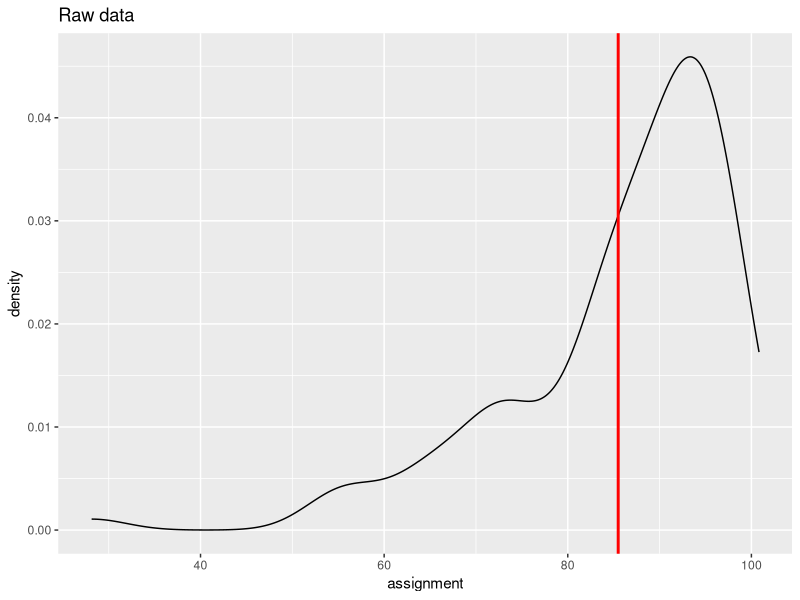
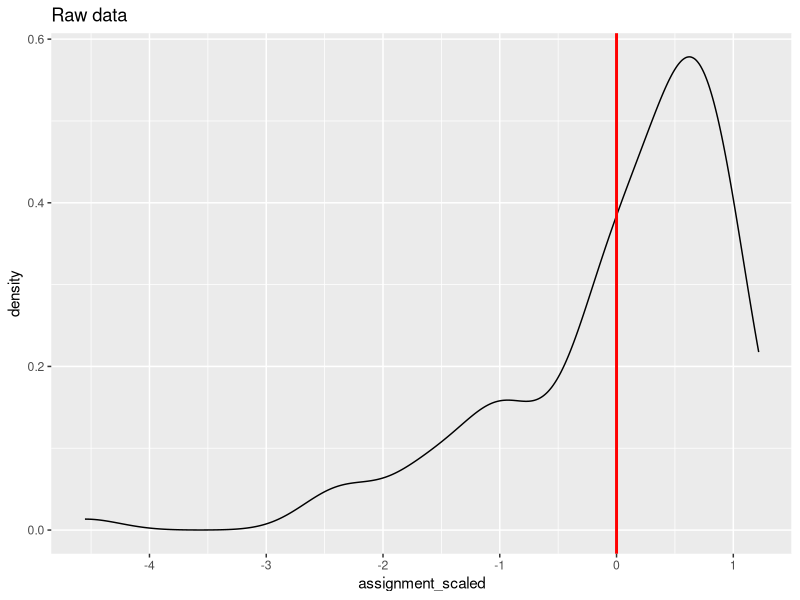

The R script that drew these images, in order:
## ---- chunk 1
library(tidyverse)
library(fastDummies)
## ---- chunk 2
grades <- read_csv("data/grades.csv")

grades
## ---- chunk 3
summary(grades)
## ---- chunk 4
grades <- grades %>% 
  mutate(take_home = coalesce(take_home, median(take_home, na.rm = TRUE)),
         final = coalesce(final, median(final, na.rm = TRUE)))

summary(grades)
## ---- chunk 5
grades_imputed <- grades %>%
  group_by(subject) %>%
  mutate(across(where(is.numeric), ~ coalesce(.x, mean(.x, na.rm = TRUE))))

summary(grades_imputed)
## ---- chunk 6
grades %>%
  distinct(subject)
## ---- chunk 7
grades_subject_dummy <- grades %>%
  mutate(subject_engl = ifelse(subject == "english", 1, 0))

head(grades_subject_dummy)
## ---- chunk 8
grades_subject_dummy <- grades_subject_dummy %>%
  mutate(subject_phys = ifelse(subject == "physics", 1, 0)) %>%
  mutate(subject_maths = ifelse(subject == "maths", 1, 0)) %>%
  mutate(subject_fren = ifelse(subject == "french", 1, 0)) %>%
  mutate(subject_bio = ifelse(subject == "biology", 1, 0))

head(grades_subject_dummy)
## ---- chunk 9
grades_subject_dummy %>% 
  select(contains("subject"),
         -subject) 
## ---- chunk 10
grades_subject_dummy <- grades_subject_dummy %>% 
  select(-subject)

grades_subject_dummy
## ---- chunk 11
grades_subject_dummy2 <- grades %>%
  fastDummies::dummy_cols(select_columns = "subject", remove_first_dummy = TRUE, remove_selected_columns = TRUE) 

head(grades_subject_dummy2)
## ---- chunk 12
assignment_mean <- mean(grades$assignment)
assignment_sd <- sd(grades$assignment)

assignment_mean
assignment_sd
## ---- chunk 13
grades_scaled <- grades %>%
  mutate(assignment_scaled = (assignment - assignment_mean) / assignment_sd)

grades_scaled
## ---- chunk 14
grades %>% 
  ggplot(aes(x = assignment)) +
  geom_density() +
  geom_vline(xintercept = mean(grades$assignment), size = 1, colour = "red") +
  labs(title = "Raw data")
## ---- chunk 15
grades_scaled %>% 
  ggplot(aes(x = assignment_scaled)) +
  geom_density() +
  geom_vline(xintercept = mean(grades_scaled$assignment_scaled), size = 1, colour = "red") +
  labs(title = "Raw data")
